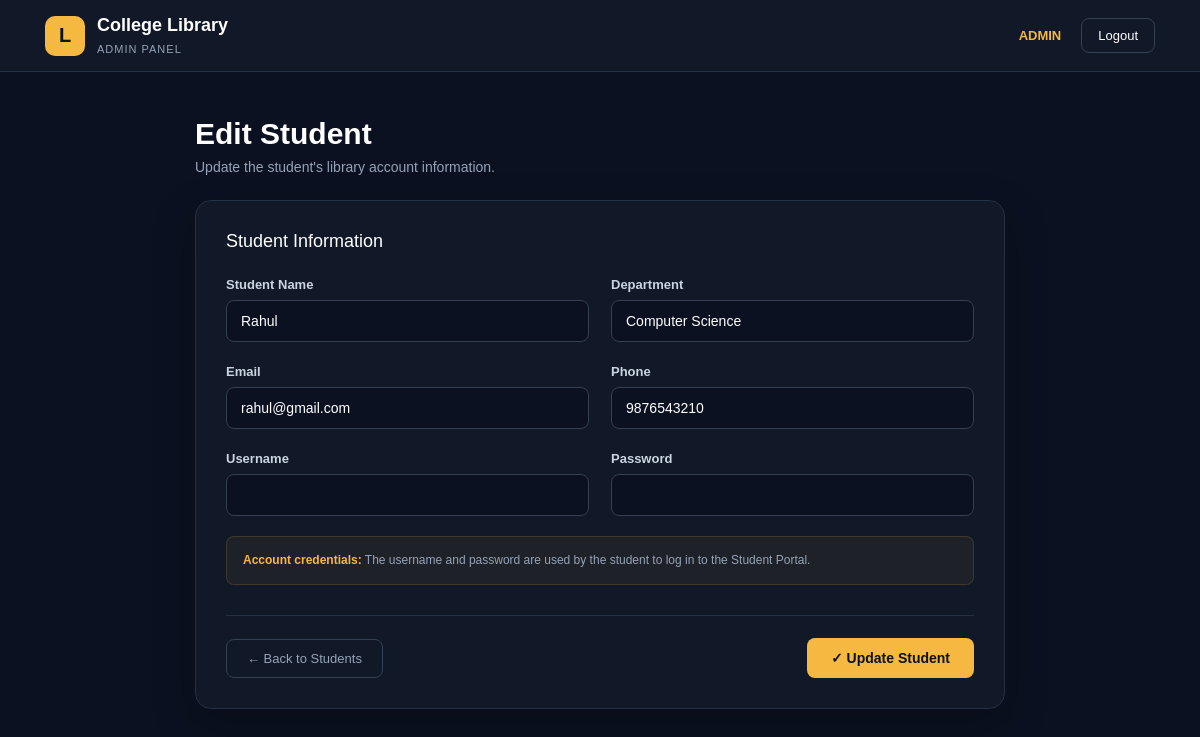
Screenshot of /admin/students/edit.php?id=1 (signed in) with the database file from the repository.
### tables this page shows
CREATE TABLE students (
    id INT PRIMARY KEY AUTO_INCREMENT,
    name VARCHAR(100) NOT NULL,
    email VARCHAR(100),
    phone VARCHAR(15),
    department VARCHAR(100)
);

### admin/students/edit.php (the view, shortened to what this page needs)
<?php
require_once "../../config/db.php";
$id = $_GET['id'];
$sql = "SELECT * FROM students WHERE id = $id";
$result = mysqli_query($conn, $sql);
$student = mysqli_fetch_assoc($result);
?>
<!DOCTYPE html>
<html lang="en">
<head>
</head>
<body>
    <div class="navbar">
        <div class="brand">
            <div class="logo">
                L
            </div>
            <div class="brand-text">
                <h2>College Library</h2>
                <span>ADMIN PANEL</span>
            </div>
        </div>
        <div class="nav-right">
            <span class="admin-badge">
                ADMIN
            </span>
            <a href="../../logout.php" class="logout">
                Logout
            </a>
        </div>
    </div>
    <div class="container">
        <div class="page-header">
            <h1>Edit Student</h1>
            <p>
                Update the student's library account information.
            </p>
        </div>
        <div class="card">
            <div class="card-title">
                Student Information
            </div>
            <form method="POST">
                <div class="form-grid">
                    <div class="form-group">
                        <label>Student Name</label>
                        <input
                            type="text"
                            name="name"
                            value="<?php echo htmlspecialchars($student['name']); ?>"
                            required
                        >
                    </div>
                    <div class="form-group">
                        <label>Department</label>
                        <input
                            type="text"
                            name="department"
                            value="<?php echo htmlspecialchars($student['department']); ?>"
                        >
                    </div>
                    <div class="form-group">
                        <label>Email</label>
                        <input
                            type="email"
                            name="email"
                            value="<?php echo htmlspecialchars($student['email']); ?>"
                        >
                    </div>
                    <div class="form-group">
                        <label>Phone</label>
                        <input
                            type="text"
                            name="phone"
                            value="<?php echo htmlspecialchars($student['phone']); ?>"
                        >
                    </div>
                    <div class="form-group">
                        <label>Username</label>
                        <input
                            type="text"
                            name="username"
                            value="<?php echo htmlspecialchars($student['username']); ?>"
                        >
                    </div>
                    <div class="form-group">
                        <label>Password</label>
                        <input
                            type="password"
                            name="password"
                            value="<?php echo htmlspecialchars($student['password']); ?>"
                        >
                    </div>
                </div>
                <div class="info">
                    <strong>Account credentials:</strong>
                    The username and password are used by the student
                    to log in to the Student Portal.
                </div>
                <div class="actions">
                    <a href="view.php" class="back-btn">
                        ← Back to Students
                    </a>
                    <button
                        type="submit"
                        name="update_student"
                        class="update-btn"
                    >
                        ✓ Update Student
                    </button>
                </div>
            </form>
        </div>
    </div>
</body>
</html>

### admin/students/edit.php (style rules this page uses)
* { box-sizing: border-box; margin: 0; padding: 0; }
body { font-family: Arial, Helvetica, sans-serif; background: #0b1120; color: #ffffff; min-height: 100vh; }
.navbar { height: 72px; background: #111827; border-bottom: 1px solid #243044; display: flex; align-items: center; justify-content: space-between; padding: 0 45px; }
.brand { display: flex; align-items: center; gap: 12px; }
.logo { width: 40px; height: 40px; background: #f5b942; color: #0b1120; border-radius: 10px; display: flex; align-items: center; justify-content: center; font-size: 20px; font-weight: bold; }
.brand-text h2 { font-size: 18px; margin-bottom: 3px; }
.brand-text span { font-size: 11px; color: #94a3b8; letter-spacing: 1px; }
.nav-right { display: flex; align-items: center; gap: 20px; }
.admin-badge { color: #f5b942; font-size: 13px; font-weight: bold; }
.logout { text-decoration: none; color: #ffffff; border: 1px solid #334155; padding: 9px 16px; border-radius: 8px; font-size: 13px; transition: 0.2s; }
.container { max-width: 850px; margin: 45px auto; padding: 0 20px; }
.page-header { margin-bottom: 25px; }
.page-header h1 { font-size: 30px; margin-bottom: 8px; }
.page-header p { color: #94a3b8; font-size: 14px; }
.card { background: #111827; border: 1px solid #243044; border-radius: 16px; padding: 30px; box-shadow: 0 15px 40px rgba(0, 0, 0, 0.25); }
.card-title { font-size: 18px; margin-bottom: 25px; }
.form-grid { display: grid; grid-template-columns: 1fr 1fr; gap: 22px; }
.form-group { display: flex; flex-direction: column; }
label { font-size: 13px; color: #cbd5e1; margin-bottom: 8px; font-weight: 600; }
input { width: 100%; padding: 12px 14px; background: #0b1120; border: 1px solid #334155; border-radius: 8px; color: #ffffff; font-size: 14px; outline: none; transition: 0.2s; }
input::placeholder { color: #64748b; }
.info { margin-top: 20px; padding: 14px 16px; background: rgba(245, 185, 66, 0.06); border: 1px solid rgba(245, 185, 66, 0.15); border-radius: 8px; color: #94a3b8; font-size: 12px; line-height: 1.6; }
.info strong { color: #f5b942; }
.actions { margin-top: 30px; padding-top: 22px; border-top: 1px solid #243044; display: flex; justify-content: space-between; align-items: center; }
.back-btn { text-decoration: none; color: #94a3b8; border: 1px solid #334155; padding: 11px 20px; border-radius: 8px; font-size: 13px; transition: 0.2s; }
.update-btn { border: none; background: #f5b942; color: #0b1120; padding: 12px 24px; border-radius: 8px; font-size: 14px; font-weight: bold; cursor: pointer; transition: 0.2s; }

### rows the page displays
students: name "Rahul", department "Computer Science", email "rahul@gmail.com", phone "9876543210"
